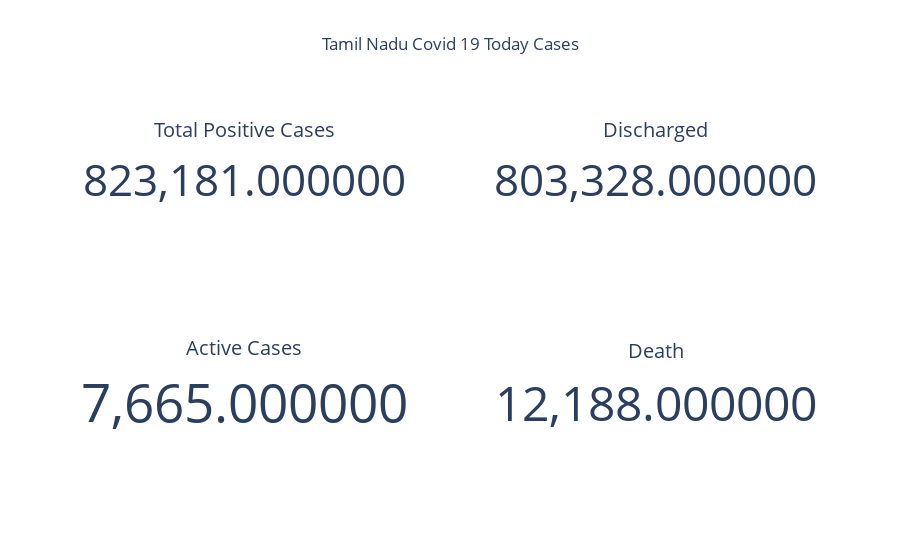

Notebook cell for this chart:
### Code cell
fig = go.Figure()
fig.add_trace(go.Indicator(
    mode = 'number', value = int(Total_Positive_data),
    number = {'valueformat': '0,f'},
    title = {'text':"Total Positive Cases"},
    domain = {'row':0, 'column':0}))

fig.add_trace(go.Indicator(
    mode = 'number', value = int(Total_Discharged_data),
    number = {'valueformat': '0,f'},
    title = {'text':"Discharged"},
    domain = {'row':0, 'column':1}))

fig.add_trace(go.Indicator(
    mode = 'number', value = int(Total_Active_data),
    number = {'valueformat': '0,f'},
    title = {'text':"Active Cases"},
    domain = {'row':1, 'column':0}))

fig.add_trace(go.Indicator(
    mode = 'number', value = int(Total_Death_data),
    number = {'valueformat': '0,f'},
    title = {'text':"Death"},
    domain = {'row':1, 'column':1}))

fig.update_layout(title_text="Tamil Nadu Covid 19 Today Cases", title_x=0.5, grid={'rows': 2, 'columns': 2, 'pattern':'independent'})
fig.show()

### Figure 1 — Plotly figure (JSON) as saved in the notebook; plotly's stock layout.template omitted (floating-point values rounded to 4 significant figures)
{"data": [{"domain": {"column": 0, "row": 0}, "mode": "number", "number": {"valueformat": "0,f"}, "title": {"text": "Total Positive Cases"}, "type": "indicator", "value": 823181}, {"domain": {"column": 1, "row": 0}, "mode": "number", "number": {"valueformat": "0,f"}, "title": {"text": "Discharged"}, "type": "indicator", "value": 803328}, {"domain": {"column": 0, "row": 1}, "mode": "number", "number": {"valueformat": "0,f"}, "title": {"text": "Active Cases"}, "type": "indicator", "value": 7665}, {"domain": {"column": 1, "row": 1}, "mode": "number", "number": {"valueformat": "0,f"}, "title": {"text": "Death"}, "type": "indicator", "value": 12188}], "layout": {"grid": {"columns": 2, "pattern": "independent", "rows": 2}, "title": {"text": "Tamil Nadu Covid 19 Today Cases", "x": 0.5}}}
